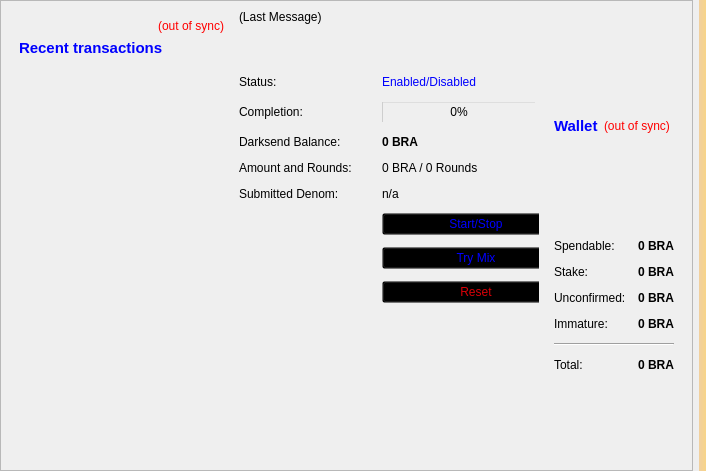
<?xml version="1.0" encoding="UTF-8"?>
<ui version="4.0">
 <class>OverviewPage</class>
 <widget class="QWidget" name="OverviewPage">
  <property name="geometry">
   <rect>
    <x>0</x>
    <y>0</y>
    <width>706</width>
    <height>471</height>
   </rect>
  </property>
  <property name="windowTitle">
   <string>Form</string>
  </property>
  <property name="styleSheet">
   <string notr="true">background-image: url(:/images/bkg);</string>
  </property>
  <layout class="QHBoxLayout" name="horizontalLayout_3">
   <property name="leftMargin">
    <number>0</number>
   </property>
   <property name="topMargin">
    <number>0</number>
   </property>
   <property name="rightMargin">
    <number>0</number>
   </property>
   <property name="bottomMargin">
    <number>0</number>
   </property>
   <item>
    <widget class="QScrollArea" name="scrollArea">
     <property name="widgetResizable">
      <bool>true</bool>
     </property>
     <widget class="QWidget" name="scrollAreaWidgetContents">
      <property name="geometry">
       <rect>
        <x>0</x>
        <y>0</y>
        <width>687</width>
        <height>469</height>
       </rect>
      </property>
      <layout class="QGridLayout" name="horizontalLayout">
       <item row="0" column="0">
        <widget class="QWidget" name="widget_2" native="true">
         <layout class="QVBoxLayout" name="verticalLayout">
          <item>
           <layout class="QVBoxLayout" name="verticalLayout_6">
            <item>
             <widget class="QLabel" name="labelTransactionsStatus">
              <property name="toolTip">
               <string>The displayed information may be out of date. Your wallet automatically synchronizes with the BixCoin network after a connection is established, but this process has not completed yet.</string>
              </property>
              <property name="styleSheet">
               <string notr="true">QLabel { color: red; }</string>
              </property>
              <property name="text">
               <string notr="true">&lt;html&gt;&lt;head/&gt;&lt;body&gt;&lt;p&gt;&lt;span style=&quot; color:#ff0000;&quot;&gt;(out of sync)&lt;/span&gt;&lt;/p&gt;&lt;/body&gt;&lt;/html&gt;</string>
              </property>
              <property name="alignment">
               <set>Qt::AlignRight|Qt::AlignTrailing|Qt::AlignVCenter</set>
              </property>
             </widget>
            </item>
            <item>
             <widget class="QLabel" name="label_4">
              <property name="font">
               <font>
                <pointsize>11</pointsize>
                <weight>75</weight>
                <bold>true</bold>
               </font>
              </property>
              <property name="text">
               <string>&lt;html&gt;&lt;head/&gt;&lt;body&gt;&lt;p&gt;&lt;span style=&quot; color:#0000ff;&quot;&gt;Recent transactions&lt;/span&gt;&lt;/p&gt;&lt;/body&gt;&lt;/html&gt;</string>
              </property>
             </widget>
            </item>
            <item>
             <spacer name="horizontalSpacer">
              <property name="orientation">
               <enum>Qt::Horizontal</enum>
              </property>
              <property name="sizeHint" stdset="0">
               <size>
                <width>40</width>
                <height>20</height>
               </size>
              </property>
             </spacer>
            </item>
            <item>
             <widget class="QListView" name="listTransactions">
              <property name="styleSheet">
               <string notr="true">QListView { background: transparent; }</string>
              </property>
              <property name="frameShape">
               <enum>QFrame::NoFrame</enum>
              </property>
              <property name="verticalScrollBarPolicy">
               <enum>Qt::ScrollBarAlwaysOff</enum>
              </property>
              <property name="horizontalScrollBarPolicy">
               <enum>Qt::ScrollBarAlwaysOff</enum>
              </property>
              <property name="selectionMode">
               <enum>QAbstractItemView::NoSelection</enum>
              </property>
             </widget>
            </item>
           </layout>
          </item>
         </layout>
        </widget>
       </item>
       <item row="0" column="3">
        <layout class="QVBoxLayout" name="verticalLayout_2">
         <item>
          <widget class="QWidget" name="widget" native="true">
           <layout class="QVBoxLayout" name="verticalLayout_4">
            <item>
             <layout class="QHBoxLayout" name="horizontalLayout_4">
              <item>
               <widget class="QLabel" name="label_5">
                <property name="font">
                 <font>
                  <pointsize>11</pointsize>
                  <weight>75</weight>
                  <bold>true</bold>
                 </font>
                </property>
                <property name="styleSheet">
                 <string notr="true">color: rgb(0, 0, 255);</string>
                </property>
                <property name="text">
                 <string>Wallet</string>
                </property>
               </widget>
              </item>
              <item>
               <widget class="QLabel" name="labelWalletStatus">
                <property name="toolTip">
                 <string>The displayed information may be out of date. Your wallet automatically synchronizes with the BixCoin network after a connection is established, but this process has not completed yet.</string>
                </property>
                <property name="styleSheet">
                 <string notr="true">QLabel { color: red; }</string>
                </property>
                <property name="text">
                 <string notr="true">(out of sync)</string>
                </property>
                <property name="alignment">
                 <set>Qt::AlignLeading|Qt::AlignLeft|Qt::AlignVCenter</set>
                </property>
               </widget>
              </item>
              <item>
               <spacer name="horizontalSpacer_2">
                <property name="orientation">
                 <enum>Qt::Horizontal</enum>
                </property>
                <property name="sizeHint" stdset="0">
                 <size>
                  <width>40</width>
                  <height>20</height>
                 </size>
                </property>
               </spacer>
              </item>
             </layout>
            </item>
            <item>
             <layout class="QFormLayout" name="formLayout_2">
              <property name="fieldGrowthPolicy">
               <enum>QFormLayout::AllNonFixedFieldsGrow</enum>
              </property>
              <property name="horizontalSpacing">
               <number>12</number>
              </property>
              <property name="verticalSpacing">
               <number>12</number>
              </property>
              <item row="0" column="0">
               <widget class="QLabel" name="label">
                <property name="text">
                 <string>Spendable:</string>
                </property>
               </widget>
              </item>
              <item row="0" column="1">
               <widget class="QLabel" name="labelBalance">
                <property name="font">
                 <font>
                  <weight>75</weight>
                  <bold>true</bold>
                 </font>
                </property>
                <property name="cursor">
                 <cursorShape>IBeamCursor</cursorShape>
                </property>
                <property name="toolTip">
                 <string>Your current spendable balance</string>
                </property>
                <property name="text">
                 <string notr="true">0 BRA</string>
                </property>
                <property name="alignment">
                 <set>Qt::AlignRight|Qt::AlignTrailing|Qt::AlignVCenter</set>
                </property>
                <property name="textInteractionFlags">
                 <set>Qt::LinksAccessibleByMouse|Qt::TextSelectableByKeyboard|Qt::TextSelectableByMouse</set>
                </property>
               </widget>
              </item>
              <item row="1" column="0">
               <widget class="QLabel" name="label_6">
                <property name="text">
                 <string>Stake:</string>
                </property>
               </widget>
              </item>
              <item row="1" column="1">
               <widget class="QLabel" name="labelStake">
                <property name="font">
                 <font>
                  <weight>75</weight>
                  <bold>true</bold>
                 </font>
                </property>
                <property name="cursor">
                 <cursorShape>IBeamCursor</cursorShape>
                </property>
                <property name="toolTip">
                 <string>Total of coins that was staked, and do not yet count toward the current balance</string>
                </property>
                <property name="text">
                 <string notr="true">0 BRA</string>
                </property>
                <property name="alignment">
                 <set>Qt::AlignRight|Qt::AlignTrailing|Qt::AlignVCenter</set>
                </property>
                <property name="textInteractionFlags">
                 <set>Qt::LinksAccessibleByMouse|Qt::TextSelectableByKeyboard|Qt::TextSelectableByMouse</set>
                </property>
               </widget>
              </item>
              <item row="2" column="0">
               <widget class="QLabel" name="label_3">
                <property name="text">
                 <string>Unconfirmed:</string>
                </property>
               </widget>
              </item>
              <item row="2" column="1">
               <widget class="QLabel" name="labelUnconfirmed">
                <property name="font">
                 <font>
                  <weight>75</weight>
                  <bold>true</bold>
                 </font>
                </property>
                <property name="cursor">
                 <cursorShape>IBeamCursor</cursorShape>
                </property>
                <property name="toolTip">
                 <string>Total of transactions that have yet to be confirmed, and do not yet count toward the current balance</string>
                </property>
                <property name="text">
                 <string notr="true">0 BRA</string>
                </property>
                <property name="alignment">
                 <set>Qt::AlignRight|Qt::AlignTrailing|Qt::AlignVCenter</set>
                </property>
                <property name="textInteractionFlags">
                 <set>Qt::LinksAccessibleByMouse|Qt::TextSelectableByKeyboard|Qt::TextSelectableByMouse</set>
                </property>
               </widget>
              </item>
              <item row="3" column="0">
               <widget class="QLabel" name="labelImmatureText">
                <property name="text">
                 <string>Immature:</string>
                </property>
               </widget>
              </item>
              <item row="3" column="1">
               <widget class="QLabel" name="labelImmature">
                <property name="font">
                 <font>
                  <weight>75</weight>
                  <bold>true</bold>
                 </font>
                </property>
                <property name="toolTip">
                 <string>Mined balance that has not yet matured</string>
                </property>
                <property name="text">
                 <string notr="true">0 BRA</string>
                </property>
                <property name="alignment">
                 <set>Qt::AlignRight|Qt::AlignTrailing|Qt::AlignVCenter</set>
                </property>
                <property name="textInteractionFlags">
                 <set>Qt::LinksAccessibleByMouse|Qt::TextSelectableByKeyboard|Qt::TextSelectableByMouse</set>
                </property>
               </widget>
              </item>
              <item row="4" column="0" colspan="2">
               <widget class="Line" name="line">
                <property name="orientation">
                 <enum>Qt::Horizontal</enum>
                </property>
               </widget>
              </item>
              <item row="5" column="0">
               <widget class="QLabel" name="labelTotalText">
                <property name="text">
                 <string>Total:</string>
                </property>
               </widget>
              </item>
              <item row="5" column="1">
               <widget class="QLabel" name="labelTotal">
                <property name="font">
                 <font>
                  <weight>75</weight>
                  <bold>true</bold>
                 </font>
                </property>
                <property name="cursor">
                 <cursorShape>IBeamCursor</cursorShape>
                </property>
                <property name="toolTip">
                 <string>Your current total balance</string>
                </property>
                <property name="text">
                 <string notr="true">&lt;html&gt;&lt;head/&gt;&lt;body&gt;&lt;p&gt;0 BRA&lt;/p&gt;&lt;/body&gt;&lt;/html&gt;</string>
                </property>
                <property name="alignment">
                 <set>Qt::AlignRight|Qt::AlignTrailing|Qt::AlignVCenter</set>
                </property>
                <property name="textInteractionFlags">
                 <set>Qt::LinksAccessibleByMouse|Qt::TextSelectableByKeyboard|Qt::TextSelectableByMouse</set>
                </property>
               </widget>
              </item>
             </layout>
            </item>
           </layout>
          </widget>
         </item>
        </layout>
       </item>
       <item row="0" column="1">
        <widget class="QFrame" name="frameDarksend">
         <property name="sizePolicy">
          <sizepolicy hsizetype="MinimumExpanding" vsizetype="MinimumExpanding">
           <horstretch>0</horstretch>
           <verstretch>0</verstretch>
          </sizepolicy>
         </property>
         <property name="minimumSize">
          <size>
           <width>300</width>
           <height>261</height>
          </size>
         </property>
         <property name="styleSheet">
          <string notr="true">background:transparent;</string>
         </property>
         <property name="frameShape">
          <enum>QFrame::StyledPanel</enum>
         </property>
         <property name="frameShadow">
          <enum>QFrame::Raised</enum>
         </property>
         <widget class="QWidget" name="verticalLayoutWidget">
          <property name="geometry">
           <rect>
            <x>0</x>
            <y>0</y>
            <width>331</width>
            <height>305</height>
           </rect>
          </property>
          <layout class="QVBoxLayout" name="verticalLayout_5">
           <item>
            <widget class="QLabel" name="darksendStatus">
             <property name="minimumSize">
              <size>
               <width>288</width>
               <height>43</height>
              </size>
             </property>
             <property name="styleSheet">
              <string notr="true">color: rgb(0, 0, 0);</string>
             </property>
             <property name="text">
              <string>(Last Message)</string>
             </property>
             <property name="alignment">
              <set>Qt::AlignLeading|Qt::AlignLeft|Qt::AlignTop</set>
             </property>
             <property name="wordWrap">
              <bool>true</bool>
             </property>
            </widget>
           </item>
           <item>
            <layout class="QFormLayout" name="formLayout">
             <property name="fieldGrowthPolicy">
              <enum>QFormLayout::AllNonFixedFieldsGrow</enum>
             </property>
             <property name="horizontalSpacing">
              <number>30</number>
             </property>
             <property name="verticalSpacing">
              <number>12</number>
             </property>
             <item row="0" column="0">
              <widget class="QLabel" name="label_6">
               <property name="text">
                <string>Status:</string>
               </property>
              </widget>
             </item>
             <item row="0" column="1">
              <widget class="QLabel" name="darksendEnabled">
               <property name="styleSheet">
                <string notr="true">color: rgb(0, 0, 255);</string>
               </property>
               <property name="text">
                <string>Enabled/Disabled</string>
               </property>
              </widget>
             </item>
             <item row="1" column="0">
              <widget class="QLabel" name="label_7">
               <property name="styleSheet">
                <string notr="true">color: rgb(0, 0, 0);</string>
               </property>
               <property name="text">
                <string>Completion:</string>
               </property>
              </widget>
             </item>
             <item row="1" column="1">
              <widget class="QProgressBar" name="darksendProgress">
               <property name="maximumSize">
                <size>
                 <width>154</width>
                 <height>16777215</height>
                </size>
               </property>
               <property name="styleSheet">
                <string notr="true">background:transparent;</string>
               </property>
               <property name="value">
                <number>0</number>
               </property>
              </widget>
             </item>
             <item row="2" column="0">
              <widget class="QLabel" name="labelAnonymizedText">
               <property name="styleSheet">
                <string notr="true">color: rgb(0, 0, 0);</string>
               </property>
               <property name="text">
                <string>Darksend Balance:</string>
               </property>
              </widget>
             </item>
             <item row="2" column="1">
              <widget class="QLabel" name="labelAnonymized">
               <property name="font">
                <font>
                 <weight>75</weight>
                 <bold>true</bold>
                </font>
               </property>
               <property name="styleSheet">
                <string notr="true">color: rgb(0, 0, 0);</string>
               </property>
               <property name="text">
                <string>0 BRA</string>
               </property>
              </widget>
             </item>
             <item row="3" column="0">
              <widget class="QLabel" name="label_8">
               <property name="styleSheet">
                <string notr="true">color: rgb(0, 0, 0);</string>
               </property>
               <property name="text">
                <string>Amount and Rounds:</string>
               </property>
              </widget>
             </item>
             <item row="3" column="1">
              <widget class="QLabel" name="labelAmountRounds">
               <property name="styleSheet">
                <string notr="true">color: rgb(0, 0, 0);</string>
               </property>
               <property name="text">
                <string>0 BRA / 0 Rounds</string>
               </property>
              </widget>
             </item>
             <item row="4" column="0">
              <widget class="QLabel" name="label_9">
               <property name="styleSheet">
                <string notr="true">color: rgb(0, 0, 0);</string>
               </property>
               <property name="text">
                <string>Submitted Denom:</string>
               </property>
              </widget>
             </item>
             <item row="4" column="1">
              <widget class="QLabel" name="labelSubmittedDenom">
               <property name="statusTip">
                <string>The denominations you submitted to the Adrenaline Node. To mix, other users must submit the exact same denominations.</string>
               </property>
               <property name="styleSheet">
                <string notr="true">color: rgb(0, 0, 0);</string>
               </property>
               <property name="text">
                <string>n/a</string>
               </property>
              </widget>
             </item>
             <item row="9" column="1">
              <layout class="QHBoxLayout" name="horizontalLayout_2"/>
             </item>
             <item row="8" column="0">
              <layout class="QVBoxLayout" name="verticalLayout_3"/>
             </item>
             <item row="7" column="1">
              <widget class="QPushButton" name="darksendAuto">
               <property name="sizePolicy">
                <sizepolicy hsizetype="MinimumExpanding" vsizetype="Fixed">
                 <horstretch>0</horstretch>
                 <verstretch>0</verstretch>
                </sizepolicy>
               </property>
               <property name="toolTip">
                <string>Try to manually submit a Darksend request.</string>
               </property>
               <property name="styleSheet">
                <string notr="true">color: rgb(0, 0, 255);</string>
               </property>
               <property name="text">
                <string>Try Mix</string>
               </property>
              </widget>
             </item>
             <item row="5" column="1">
              <widget class="QPushButton" name="toggleDarksend">
               <property name="sizePolicy">
                <sizepolicy hsizetype="MinimumExpanding" vsizetype="Fixed">
                 <horstretch>0</horstretch>
                 <verstretch>0</verstretch>
                </sizepolicy>
               </property>
               <property name="styleSheet">
                <string notr="true">color: rgb(0, 0, 255);</string>
               </property>
               <property name="text">
                <string>Start/Stop</string>
               </property>
              </widget>
             </item>
             <item row="8" column="1">
              <widget class="QPushButton" name="darksendReset">
               <property name="sizePolicy">
                <sizepolicy hsizetype="MinimumExpanding" vsizetype="Fixed">
                 <horstretch>0</horstretch>
                 <verstretch>0</verstretch>
                </sizepolicy>
               </property>
               <property name="toolTip">
                <string>Reset the current status of Darksend (can interrupt Darksend if it's in the process of Mixing, which can cost you money!)</string>
               </property>
               <property name="autoFillBackground">
                <bool>false</bool>
               </property>
               <property name="styleSheet">
                <string notr="true">color: rgb(217, 0, 7);</string>
               </property>
               <property name="text">
                <string>Reset</string>
               </property>
              </widget>
             </item>
            </layout>
           </item>
          </layout>
         </widget>
        </widget>
       </item>
      </layout>
     </widget>
    </widget>
   </item>
   <item>
    <widget class="QLabel" name="labelAlerts">
     <property name="visible">
      <bool>true</bool>
     </property>
     <property name="styleSheet">
      <string notr="true">background-color: qlineargradient(x1: 0, y1: 0, x2: 1, y2: 0, stop:0 #F0D0A0, stop:1 #F8D488);  color:#000000
</string>
     </property>
     <property name="wordWrap">
      <bool>true</bool>
     </property>
     <property name="margin">
      <number>3</number>
     </property>
    </widget>
   </item>
  </layout>
 </widget>
 <resources/>
 <connections/>
</ui>
